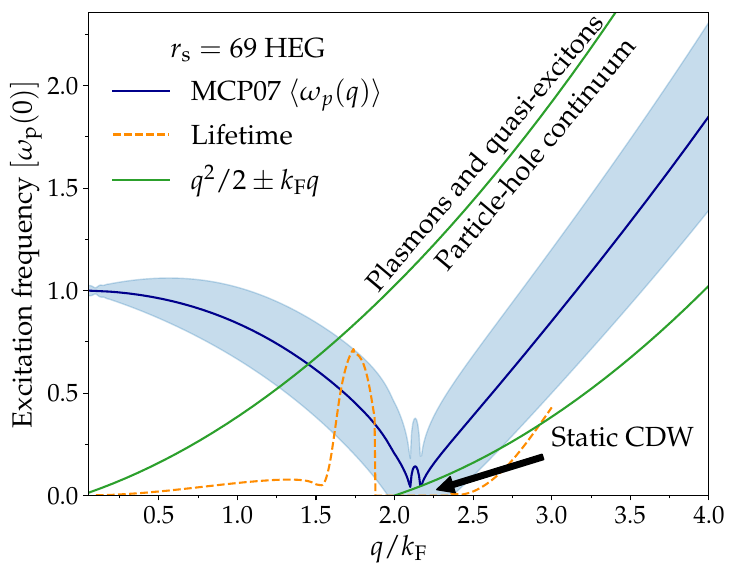

This chart was generated by the following Python code:

from __future__ import annotations

import matplotlib.pyplot as plt
from matplotlib.ticker import (MultipleLocator, AutoMinorLocator)
import numpy as np

from DFT.common import HEG
from frequency_moments import freq_mom_single_rs
from plot_spectral_mcp07 import fwhm_dir

font = {'family': 'serif', 'serif': ['Palatino']}
plt.rc('font', **font)
plt.rc('text', usetex=True)


def graphical_abstract(
    rs : float = 69, 
    fxc_param : str = "MCP07", 
    fxc_opt : dict = {},
    q_min : float = 0.05, q_max : float = 4., Nq : int = 500
):

    _HEG_ = HEG(rs)

    fig, ax = plt.subplots(figsize = (8.0139, 6.2739))

    colors = [("darkblue","tab:blue"),("darkorange","tab:orange")]
    moms = []
    for imom in range(3):

        ql, tspec = freq_mom_single_rs(q_min, q_max, Nq, rs, imom, fxc_param, fxc_opts = fxc_opt)
        moms.append(tspec)
    
    avg_w = moms[1]/(moms[0]*_HEG_.wp0)
    dev_w = np.maximum(0., moms[2]/(moms[0]*_HEG_.wp0**2) - avg_w**2)**(0.5)

    ax.plot(ql,avg_w,color="darkblue",label=fxc_param + r" $\langle \omega_p(q) \rangle$")
    ax.fill_between(ql, avg_w-dev_w, avg_w+dev_w,color="tab:blue", alpha = 0.25)

    fwhm_data = np.genfromtxt(
        f"{fwhm_dir}/FWHM-rs_{rs}-fxc_{fxc_param}.csv",
        delimiter=",",
        skip_header=1
    )

    ax.plot(fwhm_data[:,0],fwhm_data[:,1],color="darkorange",linestyle="--",label="Lifetime")

    cutoff = [(ql**2/2. + (-1)**i * ql)*_HEG_.kF**2/_HEG_.wp0 for i in range(2)]
    ax.plot(ql,cutoff[0], color='tab:green', label='$q^2/2 \\pm k_\\mathrm{F} q$')
    ax.plot(ql,cutoff[1], color='tab:green', linestyle="-")
    
    ax.set_xlim(q_min,q_max)
    ax.set_xlabel('$q/k_\\mathrm{F}$',fontsize=20)

    ax.set_ylabel(r'Excitation frequency $[\omega_\mathrm{p}(0)]$',fontsize=20)
    ax.set_ylim(0., 1.02*(avg_w+dev_w).max())
    
    ax.legend(fontsize=20,
        title='$r_\\mathrm{s}=' + f'{rs}$ HEG', title_fontsize=20,
        frameon = False, loc = 'upper left'
    )

    tmp_x_tcks = ax.get_xticks()
    dtck = tmp_x_tcks[1] - tmp_x_tcks[0]
    ax.xaxis.set_minor_locator(MultipleLocator(dtck/2.))
    ax.xaxis.set_major_locator(MultipleLocator(dtck))

    tmp_y_tcks = ax.get_yticks()
    dtck = tmp_y_tcks[1] - tmp_y_tcks[0]
    ax.yaxis.set_minor_locator(MultipleLocator(dtck/2.))
    ax.yaxis.set_major_locator(MultipleLocator(dtck))

    ax.annotate("Plasmons and quasi-excitons",(1.8,1.),rotation=50,fontsize=20)
    ax.annotate("Particle-hole continuum",(2.24,1.1),rotation=50,fontsize=20)
    ax.annotate("Static CDW",(2.23,0.02),xytext=(3.0,0.24),
        rotation=0, fontsize=20, arrowprops={"shrink": .05, "facecolor": "k"}
    )

    ax.tick_params(which="both",labelsize=18)


    #plt.show() ; exit()
    plt.savefig("./graphical_abstract.jpeg",dpi=600,bbox_inches='tight')

    plt.cla()
    plt.clf()
    plt.close()

if __name__ == "__main__":
    graphical_abstract()